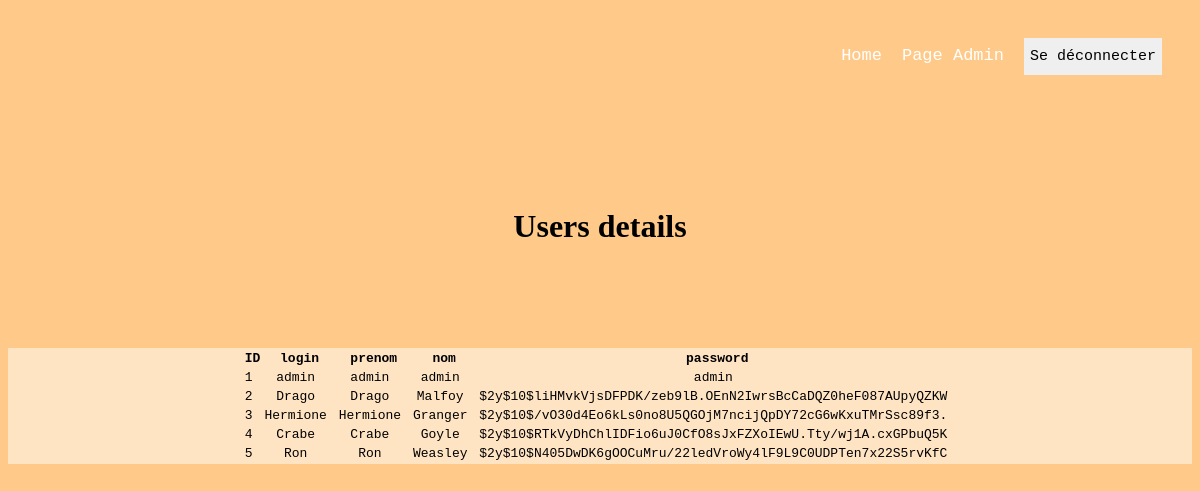
The page /admin.php (signed in) on the database its author committed.
### tables this page shows
CREATE TABLE `utilisateurs` (
  `id` int(11) NOT NULL,
  `login` varchar(255) NOT NULL,
  `prenom` varchar(255) NOT NULL,
  `nom` varchar(255) NOT NULL,
  `password` varchar(255) NOT NULL
);

### admin.php (the view, shortened to what this page needs)
<!DOCTYPE html>
<html>
 <head>
  <link rel="stylesheet" href="style.css">
 </head>
 <body>
 <header>
   <a href="index.php"> Home </a>
   <?php include "header.php";?>
</header>
<h1 class="tsignin">Users details</h1>
<?php
$servername = "localhost";
$username = "root";
$password = "root";
$conn = new mysqli($servername, $username, $password, 'moduleconnexion');
$sql = "SELECT * FROM utilisateurs" ;
$query = $conn->query($sql);
$users = $query->fetch_all();
?>
<div class="admin">
<table style="text-align:center">
   <theader>
      <th>ID</th>
      <th>login</th>
      <th>prenom</th>
      <th>nom</th>
      <th>password</th>
   </theader>
   <tbody>
      <?php
         for($i = 0;isset($users[$i]);$i++){
         echo "<tr>";
         foreach($users[$i] as $value){
         echo "<td>".$value."&nbsp"."</td>";
         }
         echo "</tr>";
         }
      ?>
   </tbody>
   </table>
   </div>
 </body>
</html>

### style.css (style rules this page uses)
body { background-color: rgb(255, 202, 137); font-family : fantasy; }
header { display : flex; flex-direction: row; justify-content: flex-end; align-items: flex-end; gap : 20px; background-color: rgb(255, 202, 137); padding : 30px; }
a { font-family: monospace; text-decoration: none; font-size : 17px; color:white; transition-timing-function: ease-in-out; transition-timing-function: cubic-bezier(0.42, 0, 1, 1); transition-duration: 300ms; padding-bottom : 10px; }
.tsignin { display : flex; flex-direction: column; justify-content: center; align-items:center; height: 200px; }
.admin { display : flex; flex-direction: column; justify-content: center; align-items:center; background-color: bisque; font-family : monospace; }

### rows shown on the page
utilisateurs: id "1"
utilisateurs: id "2", nom "Malfoy", password "$2y$10$liHMvkVjsDFPDK/zeb9lB.OEnN2IwrsBcCaDQZ0heF087AUpyQZKW"
utilisateurs: id "3", nom "Granger", password "$2y$10$/vO30d4Eo6kLs0no8U5QGOjM7ncijQpDY72cG6wKxuTMrSsc89f3."
utilisateurs: id "4", nom "Goyle", password "$2y$10$RTkVyDhChlIDFio6uJ0CfO8sJxFZXoIEwU.Tty/wj1A.cxGPbuQ5K"
utilisateurs: id "5", nom "Weasley", password "$2y$10$N405DwDK6gOOCuMru/22ledVroWy4lF9L9C0UDPTen7x22S5rvKfC"

### other values the page prints
$value "admin"
$value "Drago"
$value "Hermione"
$value "Crabe"
$value "Ron"
